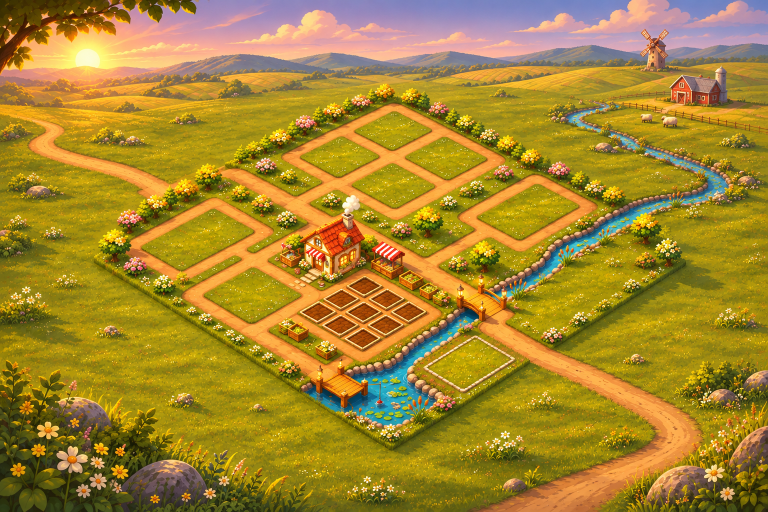
#> input picture tools/art/sitio_vovo/figma2/fundo.png, 1536 x 1024 px (shown at 1/2 size)
$ python build_farm_figma.py art/sitio_vovo/figma2/fundo.png
#> lines starting #> are read from the running program, lines starting #| are printed output that depends on the picture
# Monta a sala do Sítio EXATAMENTE como o arquivo do Figma "Figma-basics" > página "Fazenda 2" (file P7Z4cRwe49bHtmG67CG23z,
# node 3840:2). Uso: py -X utf8 -I tools/build_farm_figma.py [--debug]
# Entradas (tools/art/sitio_vovo/figma2/, imagens originais das camadas do Figma): fundo.png (paisagem), ilha.png (a ilha com
#   casa, banca, os 9 canteiros, o rio com a ponte e a lagoa com o píer), silo, celeiro, cural, galinheiro, lacticios, moinho,
#   estufa e compra (a placa "$" dos canteiros fechados).
# Saídas: game/assets/sprites/areas/farm/figma_*.{webp,png} e game/data/rooms/farm.json.
# Coordenadas da sala = pixels do Figma relativos ao canto da paisagem (-3109, -959) vezes K (0,5): nada é reposicionado à mão,
# toda peça fica no x,y que o Vitor deixou no Figma. Os canteiros são parte do desenho da ilha: o jogo só põe a planta por cima
# e, nos fechados, a placa "compra". Construções ainda não abertas também mostram a placa.
# (A versão anterior, da página "Fazenda", está no histórico do git.)
import json
import math
import os
import sys

from PIL import Image, ImageFilter

ROOT = os.path.abspath(os.path.join(os.path.dirname(__file__), ".."))
FIG = os.path.join(ROOT, "tools", "art", "sitio_vovo", "figma2")
ART = os.path.join(ROOT, "game", "assets", "sprites", "areas", "farm")
ROOM = os.path.join(ROOT, "game", "data", "rooms", "farm.json")
RES = "res://assets/sprites/areas/farm/"
FO = (-3109.0, -959.0)  # canto da paisagem no Figma
FUNDO_W, FUNDO_H = 5302.0, 3535.0
K = 0.5  # deixa as construções do mesmo tamanho na tela que na versão anterior
ILHA = (-2461.0, -564.0, 4084.0, 2723.0)  # retângulo da camada da ilha no Figma

# Retângulos exatos das camadas no Figma (x, y, largura, altura).
PIECES = {
    "silo": (449, 14, 373, 530),
    "celeiro": (214, 233, 469, 445),
    "cural": (-373, -247, 676, 507),
    "galinheiro": (-662, -361, 455, 355),
    "lacticios": (-1872, 352, 465, 384),
    "moinho": (-2086, 340, 357, 521),
    "estufa": (-88, 1297, 425, 379),
}
# as sete placas "$" do Figma (224x224), cada uma sobre um canteiro fechado
SIGNS = [(-1053, 1040), (-886, 1126), (-886, 953), (-403, 1036), (-728, 1040), (-570, 1126), (-728, 1238)]
SIGN_SIZE = 224
# parte de baixo da peça (fração da altura) que forma a base no chão
BAND = {"silo": 0.30, "celeiro": 0.42, "cural": 0.52, "galinheiro": 0.52, "lacticios": 0.42, "moinho": 0.26, "estufa": 0.42}
OBJ = {"silo": "silo", "celeiro": "warehouse", "cural": "cow_barn", "galinheiro": "chicken_coop", "lacticios": "dairy", "moinho": "mill", "estufa": "greenhouse"}
# centros dos 9 canteiros desenhados na ilha (px da ilha.png, 1536x1024) e meia-largura/altura do losango do aro
BEDS = {"top": (692, 592), "ul": (632, 626), "ur": (754, 626), "l": (572, 662), "c": (692, 660), "r": (815, 662), "bl": (632, 698), "br": (754, 698), "b": (692, 735)}
BED_HW, BED_HH = 48, 26
# ordem de compra: os 2 primeiros (sem placa no Figma) já vêm abertos
PLOT_ORDER = ["top", "ur", "ul", "c", "l", "r", "bl", "br", "b"]
# Coisas PINTADAS na ilha (px da ilha). O fundo fica atrás de tudo: se o Tiro andasse atrás de uma coisa alta pintada, ele
# seria desenhado por cima dela. Por isso cada uma bloqueia a SILHUETA INTEIRA (base + o chão atrás do telhado/copa).
HOUSE_BASE_PX = [[516, 500], [560, 462], [640, 436], [724, 488], [722, 534], [650, 553], [600, 560], [522, 536]]  # base (bancada); as floreiras da frente ficam fora (o Tiro passa rente)
# contorno colado no desenho da casa (telhado, chaminé, paredes, varanda) e da banca (toldo, caixotes, barris): o
# recorte não pode levar estrada nem grama, senão o Tiro "some" num pedaço de chão ao passar atrás
HOUSE_PX = [[522, 530], [516, 492], [558, 433], [568, 426], [614, 399], [617, 391], [649, 391], [649, 414], [681, 449], [717, 486],
            [719, 500], [717, 546], [690, 552], [645, 556], [606, 558], [580, 553], [540, 546], [524, 540]]
# zona da vovó: a casa + a escadinha e o quintalzinho da frente (fora do desenho da bancada, que cobre a casa quando comprada)
HOUSE_ZONE_PX = [[514, 488], [560, 430], [612, 390], [650, 390], [692, 438], [724, 488], [726, 542], [620, 575], [600, 630], [540, 640], [505, 600], [512, 545]]
STALL_PX = [[707, 500], [737, 487], [796, 512], [794, 532], [788, 545], [776, 551], [818, 554], [817, 578], [776, 582], [760, 576], [710, 551], [706, 530]]
CRATE_PX = [[503, 718], [540, 698], [580, 716], [580, 753], [540, 770], [503, 751]]
JAR_PX = [[578, 748], [606, 734], [636, 748], [636, 776], [606, 790], [578, 773]]
TREES_PX = {  # árvores dentro do chão andável: copa (caixa da oval) + tronco (retângulo)
    "tree_1": {"crown": (812, 363, 900, 428), "trunk": (840, 418, 873, 450)},
    "tree_2": {"crown": (970, 470, 1052, 532), "trunk": (997, 522, 1027, 555)},
    "tree_3": {"crown": (160, 538, 228, 598), "trunk": (177, 590, 200, 617)},
    "tree_4": {"crown": (1390, 385, 1470, 455), "trunk": (1425, 444, 1443, 468)},
    "tree_5": {"crown": (1465, 445, 1530, 510), "trunk": (1485, 499, 1500, 520)},
}
POSTS_PX = {  # os quatro postes de luz da ponte
    "bridge_post_1": [[920, 586], [946, 586], [946, 652], [920, 652]],
    "bridge_post_2": [[974, 558], [1003, 558], [1003, 612], [974, 612]],
    "bridge_post_3": [[1049, 593], [1078, 593], [1078, 650], [1049, 650]],
    "bridge_post_4": [[994, 638], [1021, 638], [1021, 692], [994, 692]],
}
# Base no chão (onde o desenho encosta) de cada coisa pintada que vira recorte: o Tiro pode andar atrás dela pela
# estrada e o recorte, idêntico ao fundo, é desenhado por cima dele. Só a base bloqueia.
STALL_BASE_PX = [[708, 542], [760, 514], [822, 536], [822, 566], [782, 574], [716, 553]]  # chão sob caixotes e barris
TREE_BASES_PX = {"tree_1": (857, 447), "tree_2": (1012, 549), "tree_3": (190, 612), "tree_4": (1432, 464), "tree_5": (1492, 516)}
POST_BASES_PX = {"bridge_post_1": (933, 646), "bridge_post_2": (988, 606), "bridge_post_3": (1063, 644), "bridge_post_4": (1007, 686)}
# píer da lagoa + o poste de luz e a vara (o Tiro pesca da margem, ao lado dele)
PIER_PX = [[604, 800], [622, 770], [645, 772], [664, 800], [692, 838], [692, 886], [640, 902], [552, 872], [552, 838]]
# tabuleiro da ponte: fica livre mesmo com a margem do rio engordada
BRIDGE_PX = [[928, 616], [984, 592], [1072, 636], [1018, 676]]


def R(x: float, y: float) -> list[int]:
    """Coordenada do Figma -> sala."""
    return [round((x - FO[0]) * K), round((y - FO[1]) * K)]


SI = ILHA[2] / 1536.0  # px da ilha.png -> px do Figma


def P(ix: float, iy: float) -> list[int]:
    """Pixel da ilha.png -> sala."""
    return R(ILHA[0] + ix * SI, ILHA[1] + iy * SI)


# [37 lines left out: functions inside, hull, grow, not called in this run]


def diamond(cx: float, cy: float, hw: float, hh: float) -> list:
    return [[round(cx), round(cy - hh)], [round(cx + hw), round(cy)], [round(cx), round(cy + hh)], [round(cx - hw), round(cy)]]


# [141 lines left out: functions dumps, base_polygon, simplify, trace, dp, water_regions, not called in this run]


def main() -> None:
    debug = "--debug" in sys.argv
    # --- fundo: paisagem + a ilha por cima, no lugar do Figma ---
    fundo = Image.open(os.path.join(FIG, "fundo.png")).convert("RGBA")
    ilha = Image.open(os.path.join(FIG, "ilha.png")).convert("RGBA")
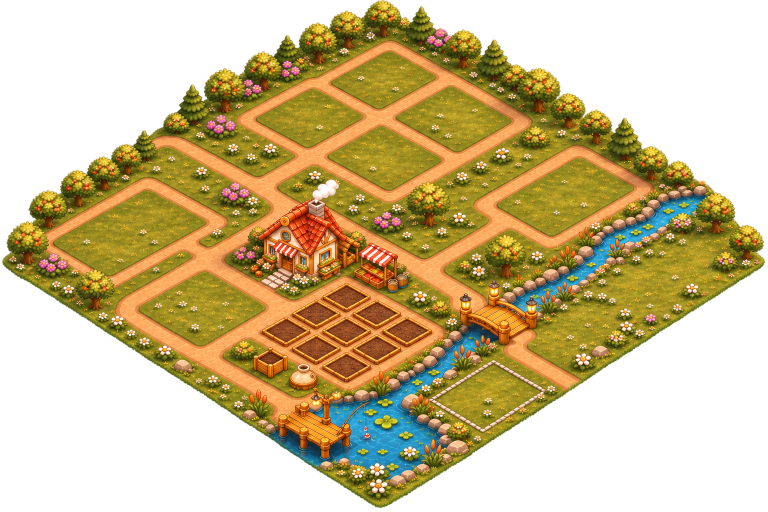
#> input picture tools/art/sitio_vovo/figma2/ilha.png, 1536 x 1024 px (shown at 1/2 size)
#> ilha is the input picture: PIL image 1536x1024 RGBA; mean R, G, B, A 92, 74, 29.9, 139.4
    cw, ch = round(FUNDO_W * K), round(FUNDO_H * K)
    cena = fundo.resize((cw, ch), Image.LANCZOS)
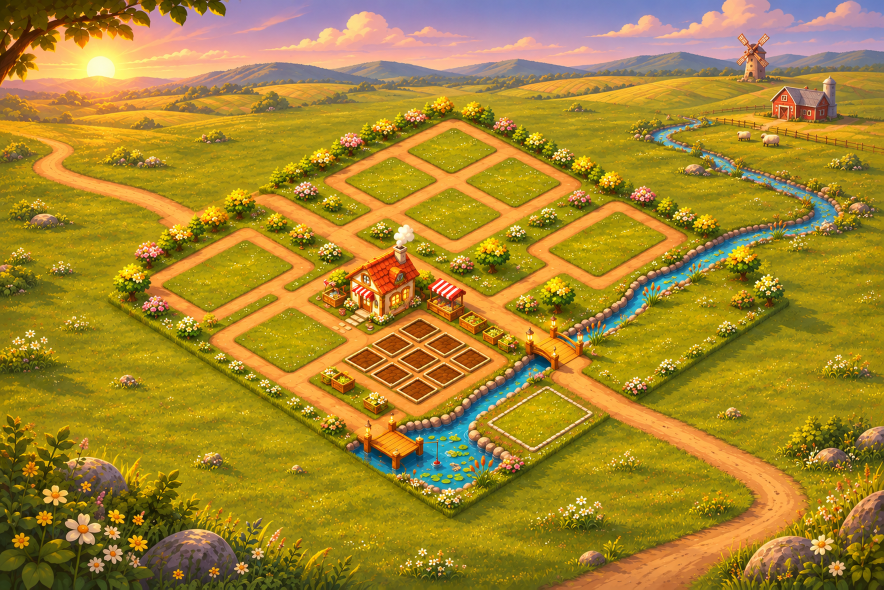
#> cena: PIL image 2651x1768 RGBA (shown at 1/3 size); mean R, G, B, A 165.5, 134.8, 47.3, 255
    iw, ih = round(ILHA[2] * K), round(ILHA[3] * K)
    cena.alpha_composite(ilha.resize((iw, ih), Image.LANCZOS), tuple(R(ILHA[0], ILHA[1])))
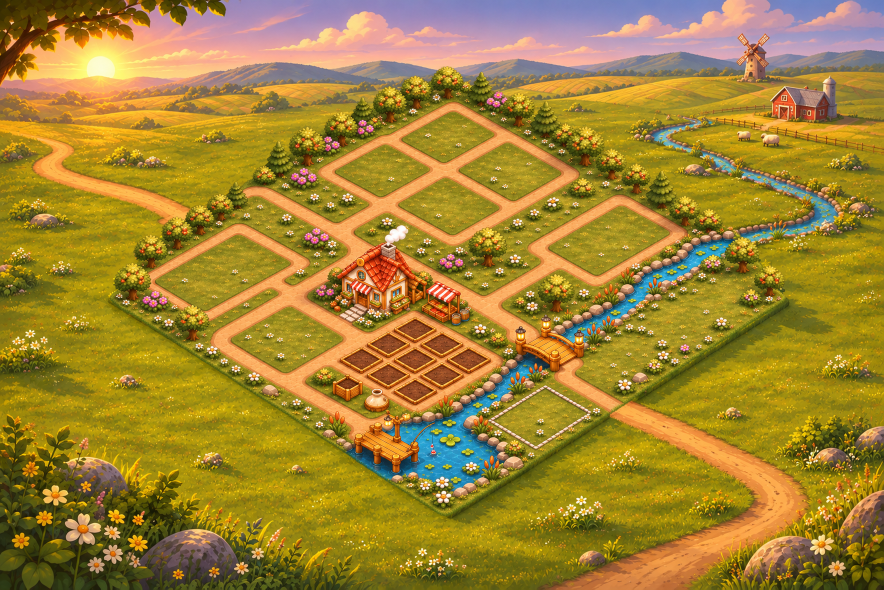
#> cena: PIL image 2651x1768 RGBA (shown at 1/3 size); mean R, G, B, A 161.8, 132.4, 52.4, 255
    cena = cena.convert("RGB")
#> cena: PIL image 2651x1768 RGB
    cena.save(os.path.join(ART, "figma_cena.webp"), quality=90, method=6)
    print("cena", cena.size)
#| cena (2651, 1768)

    # --- peças ---
    info: dict[str, dict] = {}
    for nm, (x, y, w, h) in PIECES.items():
#> (the run stopped early here; a loop or call above may not have finished)
